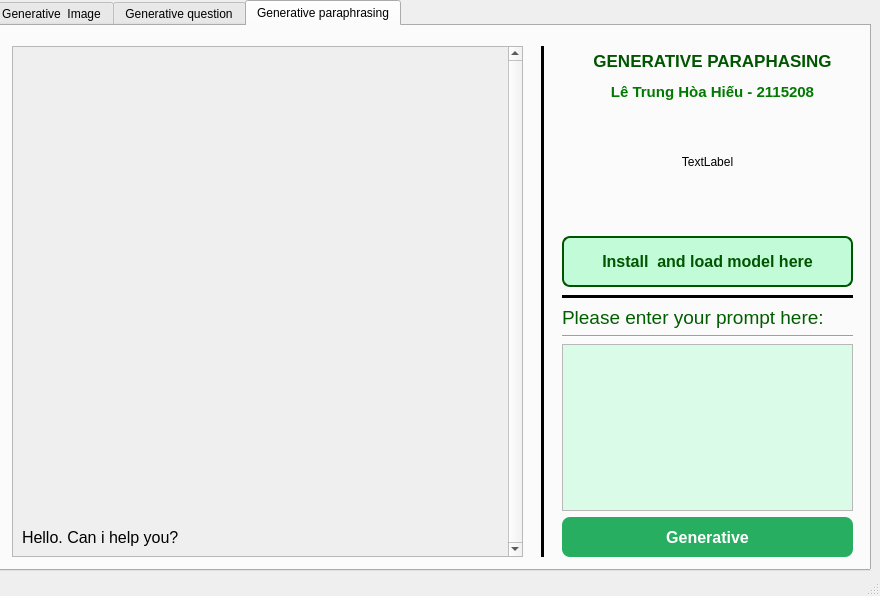
<?xml version="1.0" encoding="UTF-8"?>
<ui version="4.0">
 <class>MainWindow</class>
 <widget class="QMainWindow" name="MainWindow">
  <property name="geometry">
   <rect>
    <x>0</x>
    <y>0</y>
    <width>880</width>
    <height>596</height>
   </rect>
  </property>
  <property name="windowTitle">
   <string>Nhóm 16</string>
  </property>
  <widget class="QWidget" name="centralwidget">
   <widget class="QTabWidget" name="tabWidget">
    <property name="geometry">
     <rect>
      <x>-10</x>
      <y>0</y>
      <width>881</width>
      <height>571</height>
     </rect>
    </property>
    <property name="minimumSize">
     <size>
      <width>881</width>
      <height>0</height>
     </size>
    </property>
    <property name="cursor">
     <cursorShape>ArrowCursor</cursorShape>
    </property>
    <property name="contextMenuPolicy">
     <enum>Qt::DefaultContextMenu</enum>
    </property>
    <property name="layoutDirection">
     <enum>Qt::LeftToRight</enum>
    </property>
    <property name="styleSheet">
     <string notr="true"/>
    </property>
    <property name="tabPosition">
     <enum>QTabWidget::North</enum>
    </property>
    <property name="currentIndex">
     <number>2</number>
    </property>
    <property name="movable">
     <bool>false</bool>
    </property>
    <property name="tabBarAutoHide">
     <bool>true</bool>
    </property>
    <widget class="QWidget" name="tab1">
     <property name="accessibleName">
      <string/>
     </property>
     <attribute name="title">
      <string>Generative  Image</string>
     </attribute>
     <widget class="Line" name="line">
      <property name="geometry">
       <rect>
        <x>540</x>
        <y>20</y>
        <width>20</width>
        <height>511</height>
       </rect>
      </property>
      <property name="frameShadow">
       <enum>QFrame::Plain</enum>
      </property>
      <property name="lineWidth">
       <number>3</number>
      </property>
      <property name="midLineWidth">
       <number>5</number>
      </property>
      <property name="orientation">
       <enum>Qt::Vertical</enum>
      </property>
     </widget>
     <widget class="QLabel" name="image_label">
      <property name="geometry">
       <rect>
        <x>20</x>
        <y>20</y>
        <width>512</width>
        <height>512</height>
       </rect>
      </property>
      <property name="minimumSize">
       <size>
        <width>512</width>
        <height>512</height>
       </size>
      </property>
      <property name="baseSize">
       <size>
        <width>512</width>
        <height>512</height>
       </size>
      </property>
      <property name="styleSheet">
       <string notr="true">border: 1px solid green;
background-color: rgb(189, 244, 209);
border-color: rgb(39, 174, 96);</string>
      </property>
      <property name="text">
       <string>&lt;html&gt;&lt;head/&gt;&lt;body&gt;&lt;p&gt;&lt;span style=&quot; font-size:20pt; font-weight:600; color:#005f00;&quot;&gt;Image results will be here&lt;/span&gt;&lt;/p&gt;&lt;/body&gt;&lt;/html&gt;</string>
      </property>
      <property name="textFormat">
       <enum>Qt::AutoText</enum>
      </property>
      <property name="alignment">
       <set>Qt::AlignCenter</set>
      </property>
     </widget>
     <widget class="QWidget" name="widget" native="true">
      <property name="geometry">
       <rect>
        <x>570</x>
        <y>20</y>
        <width>291</width>
        <height>511</height>
       </rect>
      </property>
      <widget class="QPushButton" name="install_image_btn">
       <property name="geometry">
        <rect>
         <x>0</x>
         <y>190</y>
         <width>291</width>
         <height>51</height>
        </rect>
       </property>
       <property name="whatsThis">
        <string/>
       </property>
       <property name="styleSheet">
        <string notr="true">appearance: none;
backface-visibility: hidden;
background-color: rgb(194, 251, 215);
border: 2px solid #005500;
border-radius: 8px;
box-shadow: rgba(39, 174, 96, .15) 0 4px 9px;
box-sizing: border-box;
color: #005500;
cursor: pointer;
display: inline-block;
font-family: Inter,-apple-system,system-ui,&quot;Segoe UI&quot;,Helvetica,Arial,sans-serif;
font-size: 16px;
font-weight: 600;
letter-spacing: normal;
line-height: 1.5;
outline: none;
overflow: hidden;
padding: 13px 20px;
position: relative;
text-align: center;
text-decoration: none;
transform: translate3d(0, 0, 0);
transition: all .3s;
user-select: none;
-webkit-user-select: none;
touch-action: manipulation;
vertical-align: top;
white-space: nowrap;
</string>
       </property>
       <property name="text">
        <string>Install  and load model here</string>
       </property>
      </widget>
      <widget class="QWidget" name="verticalLayoutWidget">
       <property name="geometry">
        <rect>
         <x>0</x>
         <y>260</y>
         <width>291</width>
         <height>251</height>
        </rect>
       </property>
       <layout class="QVBoxLayout" name="verticalLayout">
        <item>
         <widget class="QLabel" name="label">
          <property name="text">
           <string>&lt;html&gt;&lt;head/&gt;&lt;body&gt;&lt;p&gt;&lt;span style=&quot; font-size:14pt; color:#005e00;&quot;&gt;Please enter your prompt here:&lt;/span&gt;&lt;/p&gt;&lt;/body&gt;&lt;/html&gt;</string>
          </property>
         </widget>
        </item>
        <item>
         <widget class="Line" name="line_4">
          <property name="orientation">
           <enum>Qt::Horizontal</enum>
          </property>
         </widget>
        </item>
        <item>
         <widget class="QTextEdit" name="text_image">
          <property name="html">
           <string>&lt;!DOCTYPE HTML PUBLIC &quot;-//W3C//DTD HTML 4.0//EN&quot; &quot;http://www.w3.org/TR/REC-html40/strict.dtd&quot;&gt;
&lt;html&gt;&lt;head&gt;&lt;meta name=&quot;qrichtext&quot; content=&quot;1&quot; /&gt;&lt;style type=&quot;text/css&quot;&gt;
p, li { white-space: pre-wrap; }
&lt;/style&gt;&lt;/head&gt;&lt;body style=&quot; font-family:'MS Shell Dlg 2'; font-size:8.25pt; font-weight:400; font-style:normal;&quot; bgcolor=&quot;#e6ffef&quot;&gt;
&lt;p style=&quot;-qt-paragraph-type:empty; margin-top:0px; margin-bottom:0px; margin-left:0px; margin-right:0px; -qt-block-indent:0; text-indent:0px;&quot;&gt;&lt;br /&gt;&lt;/p&gt;&lt;/body&gt;&lt;/html&gt;</string>
          </property>
         </widget>
        </item>
        <item>
         <widget class="QPushButton" name="submit_image">
          <property name="minimumSize">
           <size>
            <width>0</width>
            <height>40</height>
           </size>
          </property>
          <property name="styleSheet">
           <string notr="true">  appearance: none;
  backface-visibility: hidden;
  background-color: #27ae60;
  border-radius: 8px;
  border-style: none;
  box-shadow: rgba(39, 174, 96, .15) 0 4px 9px;
  box-sizing: border-box;
  color: #fff;
  cursor: pointer;
  display: inline-block;
  font-family: Inter,-apple-system,system-ui,&quot;Segoe UI&quot;,Helvetica,Arial,sans-serif;
  font-size: 16px;
  font-weight: 600;
  letter-spacing: normal;
  line-height: 1.5;
  outline: none;
  overflow: hidden;
  padding: 13px 20px;
  position: relative;
  text-align: center;
  text-decoration: none;
  transform: translate3d(0, 0, 0);
  transition: all .3s;
  user-select: none;
  -webkit-user-select: none;
  touch-action: manipulation;
  vertical-align: top;
  white-space: nowrap;</string>
          </property>
          <property name="text">
           <string>Generative</string>
          </property>
         </widget>
        </item>
       </layout>
      </widget>
      <widget class="QLabel" name="label_5">
       <property name="geometry">
        <rect>
         <x>0</x>
         <y>0</y>
         <width>301</width>
         <height>61</height>
        </rect>
       </property>
       <property name="text">
        <string>&lt;html&gt;&lt;head/&gt;&lt;body&gt;&lt;p align=&quot;center&quot;&gt;&lt;span style=&quot; font-size:13pt; font-weight:600; color:#005500;&quot;&gt;GENERATIVE IMAGES&lt;/span&gt;&lt;/p&gt;&lt;p align=&quot;center&quot;&gt;&lt;span style=&quot; font-size:11pt; font-weight:600; color:#007a00;&quot;&gt;Vũ Bá Đông - 2115208&lt;/span&gt;&lt;/p&gt;&lt;/body&gt;&lt;/html&gt;</string>
       </property>
      </widget>
      <widget class="Line" name="line_5">
       <property name="geometry">
        <rect>
         <x>0</x>
         <y>240</y>
         <width>291</width>
         <height>20</height>
        </rect>
       </property>
       <property name="frameShadow">
        <enum>QFrame::Plain</enum>
       </property>
       <property name="lineWidth">
        <number>3</number>
       </property>
       <property name="midLineWidth">
        <number>0</number>
       </property>
       <property name="orientation">
        <enum>Qt::Horizontal</enum>
       </property>
      </widget>
      <widget class="QLabel" name="label_13">
       <property name="geometry">
        <rect>
         <x>0</x>
         <y>60</y>
         <width>291</width>
         <height>111</height>
        </rect>
       </property>
       <property name="text">
        <string>TextLabel</string>
       </property>
       <property name="alignment">
        <set>Qt::AlignCenter</set>
       </property>
      </widget>
     </widget>
    </widget>
    <widget class="QWidget" name="question">
     <attribute name="title">
      <string>Generative question</string>
     </attribute>
     <widget class="Line" name="line_2">
      <property name="geometry">
       <rect>
        <x>540</x>
        <y>20</y>
        <width>20</width>
        <height>511</height>
       </rect>
      </property>
      <property name="frameShadow">
       <enum>QFrame::Plain</enum>
      </property>
      <property name="lineWidth">
       <number>3</number>
      </property>
      <property name="midLineWidth">
       <number>5</number>
      </property>
      <property name="orientation">
       <enum>Qt::Vertical</enum>
      </property>
     </widget>
     <widget class="QScrollArea" name="text_question">
      <property name="geometry">
       <rect>
        <x>20</x>
        <y>20</y>
        <width>511</width>
        <height>511</height>
       </rect>
      </property>
      <property name="sizePolicy">
       <sizepolicy hsizetype="Expanding" vsizetype="Minimum">
        <horstretch>0</horstretch>
        <verstretch>0</verstretch>
       </sizepolicy>
      </property>
      <property name="verticalScrollBarPolicy">
       <enum>Qt::ScrollBarAlwaysOn</enum>
      </property>
      <property name="widgetResizable">
       <bool>true</bool>
      </property>
      <property name="alignment">
       <set>Qt::AlignBottom|Qt::AlignLeading|Qt::AlignLeft</set>
      </property>
      <widget class="QWidget" name="scrollAreaWidgetContents_2">
       <property name="geometry">
        <rect>
         <x>0</x>
         <y>472</y>
         <width>492</width>
         <height>37</height>
        </rect>
       </property>
       <property name="sizePolicy">
        <sizepolicy hsizetype="Preferred" vsizetype="Fixed">
         <horstretch>0</horstretch>
         <verstretch>0</verstretch>
        </sizepolicy>
       </property>
       <layout class="QVBoxLayout" name="verticalLayout_3">
        <item>
         <widget class="QLabel" name="label_10">
          <property name="text">
           <string>&lt;html&gt;&lt;head/&gt;&lt;body&gt;&lt;p&gt;&lt;span style=&quot; font-size:12pt;&quot;&gt;Hello. Can i help you?&lt;/span&gt;&lt;/p&gt;&lt;/body&gt;&lt;/html&gt;</string>
          </property>
         </widget>
        </item>
       </layout>
      </widget>
     </widget>
     <widget class="QWidget" name="widget_2" native="true">
      <property name="geometry">
       <rect>
        <x>570</x>
        <y>20</y>
        <width>291</width>
        <height>511</height>
       </rect>
      </property>
      <widget class="QPushButton" name="install_question_btn">
       <property name="geometry">
        <rect>
         <x>0</x>
         <y>190</y>
         <width>291</width>
         <height>51</height>
        </rect>
       </property>
       <property name="whatsThis">
        <string/>
       </property>
       <property name="styleSheet">
        <string notr="true">appearance: none;
backface-visibility: hidden;
background-color: rgb(194, 251, 215);
border: 2px solid #005500;
border-radius: 8px;
box-shadow: rgba(39, 174, 96, .15) 0 4px 9px;
box-sizing: border-box;
color: #005500;
cursor: pointer;
display: inline-block;
font-family: Inter,-apple-system,system-ui,&quot;Segoe UI&quot;,Helvetica,Arial,sans-serif;
font-size: 16px;
font-weight: 600;
letter-spacing: normal;
line-height: 1.5;
outline: none;
overflow: hidden;
padding: 13px 20px;
position: relative;
text-align: center;
text-decoration: none;
transform: translate3d(0, 0, 0);
transition: all .3s;
user-select: none;
-webkit-user-select: none;
touch-action: manipulation;
vertical-align: top;
white-space: nowrap;
</string>
       </property>
       <property name="text">
        <string>Install  and load model here</string>
       </property>
      </widget>
      <widget class="QWidget" name="verticalLayoutWidget_2">
       <property name="geometry">
        <rect>
         <x>0</x>
         <y>260</y>
         <width>291</width>
         <height>251</height>
        </rect>
       </property>
       <layout class="QVBoxLayout" name="verticalLayout_2">
        <item>
         <widget class="QLabel" name="label_2">
          <property name="text">
           <string>&lt;html&gt;&lt;head/&gt;&lt;body&gt;&lt;p&gt;&lt;span style=&quot; font-size:14pt; color:#005e00;&quot;&gt;Please enter your prompt here:&lt;/span&gt;&lt;/p&gt;&lt;/body&gt;&lt;/html&gt;</string>
          </property>
         </widget>
        </item>
        <item>
         <widget class="Line" name="line_6">
          <property name="orientation">
           <enum>Qt::Horizontal</enum>
          </property>
         </widget>
        </item>
        <item>
         <widget class="QTextEdit" name="textEdit_2">
          <property name="html">
           <string>&lt;!DOCTYPE HTML PUBLIC &quot;-//W3C//DTD HTML 4.0//EN&quot; &quot;http://www.w3.org/TR/REC-html40/strict.dtd&quot;&gt;
&lt;html&gt;&lt;head&gt;&lt;meta name=&quot;qrichtext&quot; content=&quot;1&quot; /&gt;&lt;style type=&quot;text/css&quot;&gt;
p, li { white-space: pre-wrap; }
&lt;/style&gt;&lt;/head&gt;&lt;body style=&quot; font-family:'MS Shell Dlg 2'; font-size:8.25pt; font-weight:400; font-style:normal;&quot; bgcolor=&quot;#e6ffef&quot;&gt;
&lt;p style=&quot;-qt-paragraph-type:empty; margin-top:0px; margin-bottom:0px; margin-left:0px; margin-right:0px; -qt-block-indent:0; text-indent:0px;&quot;&gt;&lt;br /&gt;&lt;/p&gt;&lt;/body&gt;&lt;/html&gt;</string>
          </property>
         </widget>
        </item>
        <item>
         <widget class="QPushButton" name="submit_question">
          <property name="minimumSize">
           <size>
            <width>0</width>
            <height>40</height>
           </size>
          </property>
          <property name="styleSheet">
           <string notr="true">  appearance: none;
  backface-visibility: hidden;
  background-color: #27ae60;
  border-radius: 8px;
  border-style: none;
  box-shadow: rgba(39, 174, 96, .15) 0 4px 9px;
  box-sizing: border-box;
  color: #fff;
  cursor: pointer;
  display: inline-block;
  font-family: Inter,-apple-system,system-ui,&quot;Segoe UI&quot;,Helvetica,Arial,sans-serif;
  font-size: 16px;
  font-weight: 600;
  letter-spacing: normal;
  line-height: 1.5;
  outline: none;
  overflow: hidden;
  padding: 13px 20px;
  position: relative;
  text-align: center;
  text-decoration: none;
  transform: translate3d(0, 0, 0);
  transition: all .3s;
  user-select: none;
  -webkit-user-select: none;
  touch-action: manipulation;
  vertical-align: top;
  white-space: nowrap;</string>
          </property>
          <property name="text">
           <string>Generative</string>
          </property>
         </widget>
        </item>
       </layout>
      </widget>
      <widget class="QLabel" name="label_6">
       <property name="geometry">
        <rect>
         <x>0</x>
         <y>0</y>
         <width>299</width>
         <height>61</height>
        </rect>
       </property>
       <property name="text">
        <string>&lt;html&gt;&lt;head/&gt;&lt;body&gt;&lt;p align=&quot;center&quot;&gt;&lt;span style=&quot; font-size:13pt; font-weight:600; color:#005500;&quot;&gt;GENERATIVE QUESTIONS&lt;/span&gt;&lt;/p&gt;&lt;p align=&quot;center&quot;&gt;&lt;span style=&quot; font-size:11pt; font-weight:600; color:#007a00;&quot;&gt;Lê Trần Anh Khôi  - 2111846&lt;/span&gt;&lt;/p&gt;&lt;/body&gt;&lt;/html&gt;</string>
       </property>
      </widget>
      <widget class="Line" name="line_7">
       <property name="geometry">
        <rect>
         <x>0</x>
         <y>240</y>
         <width>291</width>
         <height>20</height>
        </rect>
       </property>
       <property name="frameShadow">
        <enum>QFrame::Plain</enum>
       </property>
       <property name="lineWidth">
        <number>3</number>
       </property>
       <property name="midLineWidth">
        <number>0</number>
       </property>
       <property name="orientation">
        <enum>Qt::Horizontal</enum>
       </property>
      </widget>
      <widget class="QLabel" name="label_12">
       <property name="geometry">
        <rect>
         <x>0</x>
         <y>70</y>
         <width>291</width>
         <height>111</height>
        </rect>
       </property>
       <property name="text">
        <string>TextLabel</string>
       </property>
       <property name="alignment">
        <set>Qt::AlignCenter</set>
       </property>
      </widget>
     </widget>
    </widget>
    <widget class="QWidget" name="tab_2">
     <attribute name="title">
      <string>Generative paraphrasing</string>
     </attribute>
     <widget class="Line" name="line_3">
      <property name="geometry">
       <rect>
        <x>540</x>
        <y>20</y>
        <width>20</width>
        <height>511</height>
       </rect>
      </property>
      <property name="frameShadow">
       <enum>QFrame::Plain</enum>
      </property>
      <property name="lineWidth">
       <number>3</number>
      </property>
      <property name="midLineWidth">
       <number>5</number>
      </property>
      <property name="orientation">
       <enum>Qt::Vertical</enum>
      </property>
     </widget>
     <widget class="QScrollArea" name="text_paraphasing">
      <property name="geometry">
       <rect>
        <x>20</x>
        <y>20</y>
        <width>511</width>
        <height>511</height>
       </rect>
      </property>
      <property name="sizePolicy">
       <sizepolicy hsizetype="Expanding" vsizetype="Minimum">
        <horstretch>0</horstretch>
        <verstretch>0</verstretch>
       </sizepolicy>
      </property>
      <property name="verticalScrollBarPolicy">
       <enum>Qt::ScrollBarAlwaysOn</enum>
      </property>
      <property name="widgetResizable">
       <bool>true</bool>
      </property>
      <property name="alignment">
       <set>Qt::AlignBottom|Qt::AlignLeading|Qt::AlignLeft</set>
      </property>
      <widget class="QWidget" name="scrollAreaWidgetContents_3">
       <property name="geometry">
        <rect>
         <x>0</x>
         <y>472</y>
         <width>492</width>
         <height>37</height>
        </rect>
       </property>
       <property name="sizePolicy">
        <sizepolicy hsizetype="Preferred" vsizetype="Fixed">
         <horstretch>0</horstretch>
         <verstretch>0</verstretch>
        </sizepolicy>
       </property>
       <layout class="QVBoxLayout" name="verticalLayout_5">
        <item>
         <widget class="QLabel" name="label_11">
          <property name="text">
           <string>&lt;html&gt;&lt;head/&gt;&lt;body&gt;&lt;p&gt;&lt;span style=&quot; font-size:12pt;&quot;&gt;Hello. Can i help you?&lt;/span&gt;&lt;/p&gt;&lt;/body&gt;&lt;/html&gt;</string>
          </property>
         </widget>
        </item>
       </layout>
      </widget>
     </widget>
     <widget class="QWidget" name="widget_3" native="true">
      <property name="geometry">
       <rect>
        <x>570</x>
        <y>20</y>
        <width>291</width>
        <height>511</height>
       </rect>
      </property>
      <widget class="QPushButton" name="install_paraphrasing_btn">
       <property name="geometry">
        <rect>
         <x>0</x>
         <y>190</y>
         <width>291</width>
         <height>51</height>
        </rect>
       </property>
       <property name="whatsThis">
        <string/>
       </property>
       <property name="styleSheet">
        <string notr="true">appearance: none;
backface-visibility: hidden;
background-color: rgb(194, 251, 215);
border: 2px solid #005500;
border-radius: 8px;
box-shadow: rgba(39, 174, 96, .15) 0 4px 9px;
box-sizing: border-box;
color: #005500;
cursor: pointer;
display: inline-block;
font-family: Inter,-apple-system,system-ui,&quot;Segoe UI&quot;,Helvetica,Arial,sans-serif;
font-size: 16px;
font-weight: 600;
letter-spacing: normal;
line-height: 1.5;
outline: none;
overflow: hidden;
padding: 13px 20px;
position: relative;
text-align: center;
text-decoration: none;
transform: translate3d(0, 0, 0);
transition: all .3s;
user-select: none;
-webkit-user-select: none;
touch-action: manipulation;
vertical-align: top;
white-space: nowrap;
</string>
       </property>
       <property name="text">
        <string>Install  and load model here</string>
       </property>
      </widget>
      <widget class="QWidget" name="verticalLayoutWidget_3">
       <property name="geometry">
        <rect>
         <x>0</x>
         <y>260</y>
         <width>291</width>
         <height>251</height>
        </rect>
       </property>
       <layout class="QVBoxLayout" name="verticalLayout_4">
        <item>
         <widget class="QLabel" name="label_4">
          <property name="text">
           <string>&lt;html&gt;&lt;head/&gt;&lt;body&gt;&lt;p&gt;&lt;span style=&quot; font-size:14pt; color:#005e00;&quot;&gt;Please enter your prompt here:&lt;/span&gt;&lt;/p&gt;&lt;/body&gt;&lt;/html&gt;</string>
          </property>
         </widget>
        </item>
        <item>
         <widget class="Line" name="line_10">
          <property name="orientation">
           <enum>Qt::Horizontal</enum>
          </property>
         </widget>
        </item>
        <item>
         <widget class="QTextEdit" name="textEdit_4">
          <property name="html">
           <string>&lt;!DOCTYPE HTML PUBLIC &quot;-//W3C//DTD HTML 4.0//EN&quot; &quot;http://www.w3.org/TR/REC-html40/strict.dtd&quot;&gt;
&lt;html&gt;&lt;head&gt;&lt;meta name=&quot;qrichtext&quot; content=&quot;1&quot; /&gt;&lt;style type=&quot;text/css&quot;&gt;
p, li { white-space: pre-wrap; }
&lt;/style&gt;&lt;/head&gt;&lt;body style=&quot; font-family:'MS Shell Dlg 2'; font-size:8.25pt; font-weight:400; font-style:normal;&quot; bgcolor=&quot;#d9fbe7&quot;&gt;
&lt;p style=&quot;-qt-paragraph-type:empty; margin-top:0px; margin-bottom:0px; margin-left:0px; margin-right:0px; -qt-block-indent:0; text-indent:0px;&quot;&gt;&lt;br /&gt;&lt;/p&gt;&lt;/body&gt;&lt;/html&gt;</string>
          </property>
         </widget>
        </item>
        <item>
         <widget class="QPushButton" name="submit_paraphrasing">
          <property name="minimumSize">
           <size>
            <width>0</width>
            <height>40</height>
           </size>
          </property>
          <property name="styleSheet">
           <string notr="true">  appearance: none;
  backface-visibility: hidden;
  background-color: #27ae60;
  border-radius: 8px;
  border-style: none;
  box-shadow: rgba(39, 174, 96, .15) 0 4px 9px;
  box-sizing: border-box;
  color: #fff;
  cursor: pointer;
  display: inline-block;
  font-family: Inter,-apple-system,system-ui,&quot;Segoe UI&quot;,Helvetica,Arial,sans-serif;
  font-size: 16px;
  font-weight: 600;
  letter-spacing: normal;
  line-height: 1.5;
  outline: none;
  overflow: hidden;
  padding: 13px 20px;
  position: relative;
  text-align: center;
  text-decoration: none;
  transform: translate3d(0, 0, 0);
  transition: all .3s;
  user-select: none;
  -webkit-user-select: none;
  touch-action: manipulation;
  vertical-align: top;
  white-space: nowrap;</string>
          </property>
          <property name="text">
           <string>Generative</string>
          </property>
         </widget>
        </item>
       </layout>
      </widget>
      <widget class="QLabel" name="label_8">
       <property name="geometry">
        <rect>
         <x>0</x>
         <y>0</y>
         <width>301</width>
         <height>61</height>
        </rect>
       </property>
       <property name="text">
        <string>&lt;html&gt;&lt;head/&gt;&lt;body&gt;&lt;p align=&quot;center&quot;&gt;&lt;span style=&quot; font-size:13pt; font-weight:600; color:#005500;&quot;&gt;GENERATIVE PARAPHASING&lt;/span&gt;&lt;/p&gt;&lt;p align=&quot;center&quot;&gt;&lt;span style=&quot; font-size:11pt; font-weight:600; color:#007a00;&quot;&gt;Lê Trung Hòa Hiếu - 2115208&lt;/span&gt;&lt;/p&gt;&lt;/body&gt;&lt;/html&gt;</string>
       </property>
      </widget>
      <widget class="Line" name="line_11">
       <property name="geometry">
        <rect>
         <x>0</x>
         <y>240</y>
         <width>291</width>
         <height>20</height>
        </rect>
       </property>
       <property name="frameShadow">
        <enum>QFrame::Plain</enum>
       </property>
       <property name="lineWidth">
        <number>3</number>
       </property>
       <property name="midLineWidth">
        <number>0</number>
       </property>
       <property name="orientation">
        <enum>Qt::Horizontal</enum>
       </property>
      </widget>
      <widget class="QLabel" name="label_9">
       <property name="geometry">
        <rect>
         <x>0</x>
         <y>60</y>
         <width>291</width>
         <height>111</height>
        </rect>
       </property>
       <property name="text">
        <string>TextLabel</string>
       </property>
       <property name="alignment">
        <set>Qt::AlignCenter</set>
       </property>
      </widget>
     </widget>
    </widget>
   </widget>
  </widget>
  <widget class="QStatusBar" name="statusbar"/>
 </widget>
 <resources/>
 <connections/>
</ui>
